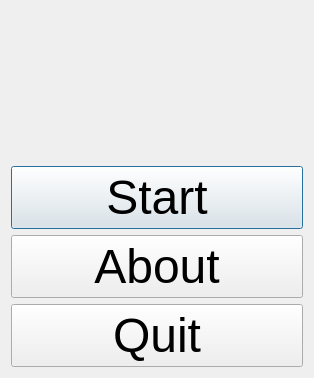
<?xml version="1.0" encoding="UTF-8"?>
<ui version="4.0">
 <class>QtTestQtCreatorProFileMenuDialog</class>
 <widget class="QDialog" name="QtTestQtCreatorProFileMenuDialog">
  <property name="geometry">
   <rect>
    <x>0</x>
    <y>0</y>
    <width>314</width>
    <height>378</height>
   </rect>
  </property>
  <property name="font">
   <font>
    <pointsize>36</pointsize>
   </font>
  </property>
  <property name="windowTitle">
   <string>TestQtCreatorProFile</string>
  </property>
  <property name="windowIcon">
   <iconset resource="TestQtCreatorProFile.qrc">
    <normaloff>:/images/PicQtCreator.png</normaloff>:/images/PicQtCreator.png</iconset>
  </property>
  <layout class="QVBoxLayout" name="verticalLayout">
   <item>
    <widget class="QLabel" name="image">
     <property name="text">
      <string/>
     </property>
     <property name="pixmap">
      <pixmap resource="TestQtCreatorProFile.qrc">:/images/TestQtCreatorProFile.png</pixmap>
     </property>
     <property name="alignment">
      <set>Qt::AlignCenter</set>
     </property>
    </widget>
   </item>
   <item>
    <widget class="QPushButton" name="button_start">
     <property name="text">
      <string>Start</string>
     </property>
    </widget>
   </item>
   <item>
    <widget class="QPushButton" name="button_about">
     <property name="text">
      <string>About</string>
     </property>
    </widget>
   </item>
   <item>
    <widget class="QPushButton" name="button_quit">
     <property name="text">
      <string>Quit</string>
     </property>
    </widget>
   </item>
  </layout>
 </widget>
 <resources>
  <include location="TestQtCreatorProFile.qrc"/>
 </resources>
 <connections/>
</ui>
